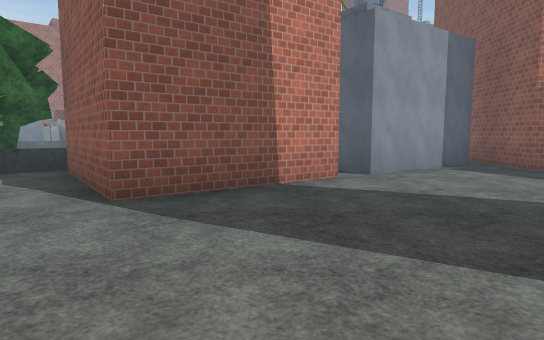
View 1 (above)

24 first-person views from a walk through a Unity game level. The camera is 1.4 m above the floor, tilts 6° down and sees 75° across. The floor is counted in squares, 2 m on a side. Each view is taken from the middle of a square. On the plan, view 1 faces up. The plan holds only what a view shows up to about 11 squares ahead; the rest is blank. The place goes on beyond the plan. Some animated figures are left out. Some surface patterns are stand-ins.

View 2
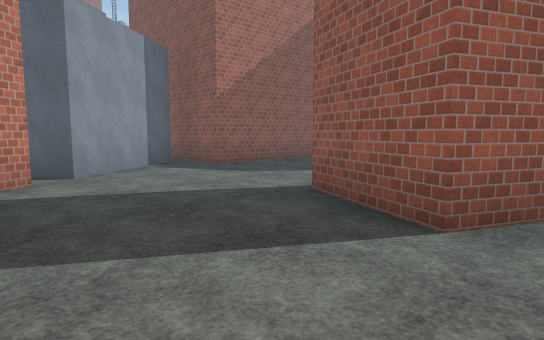

View 3
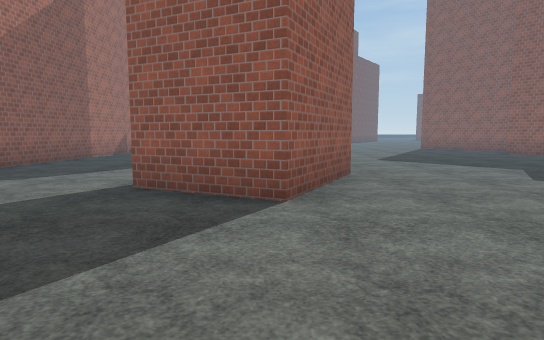

View 4
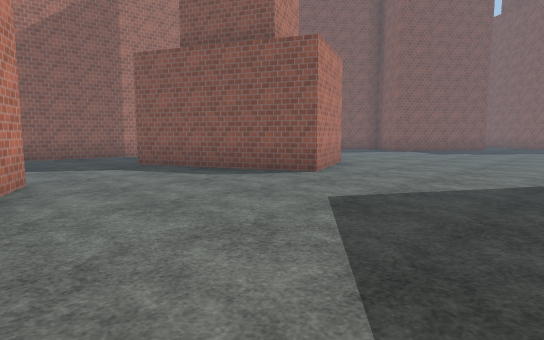

View 5
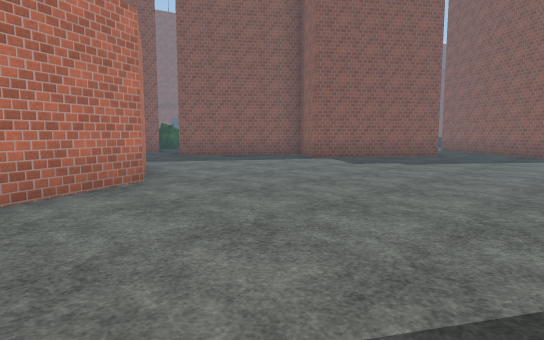

View 6
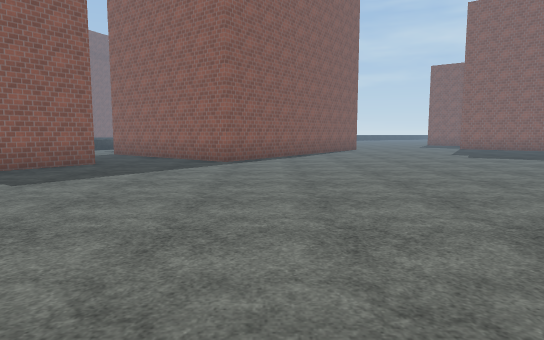

View 7
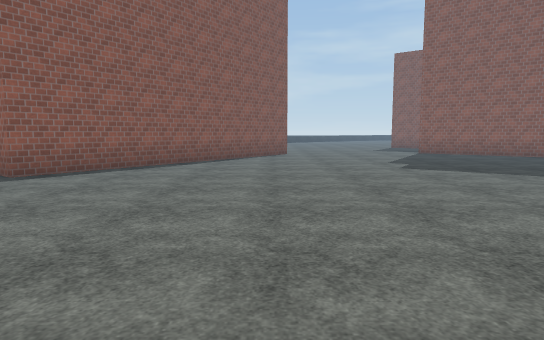

View 8
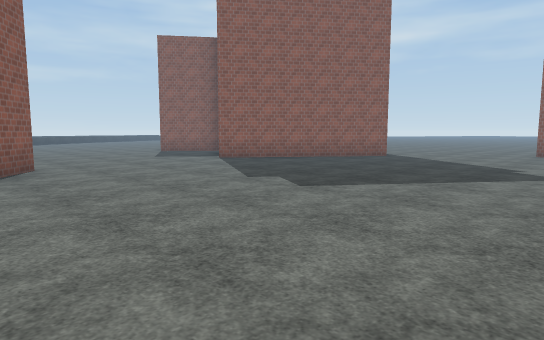

View 9
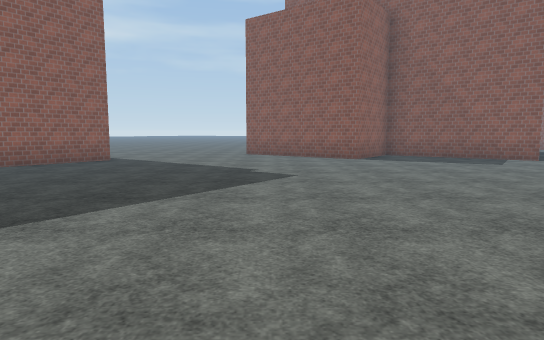

View 10
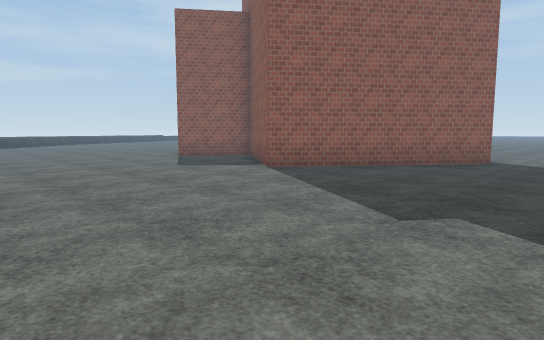

View 11
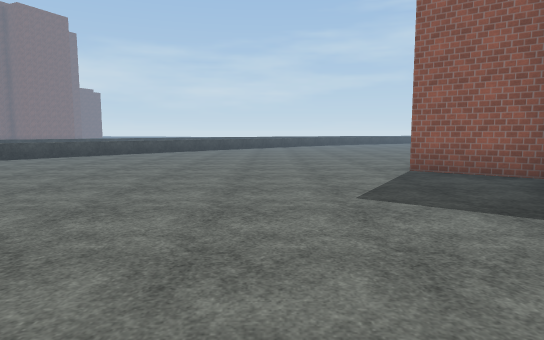

View 12
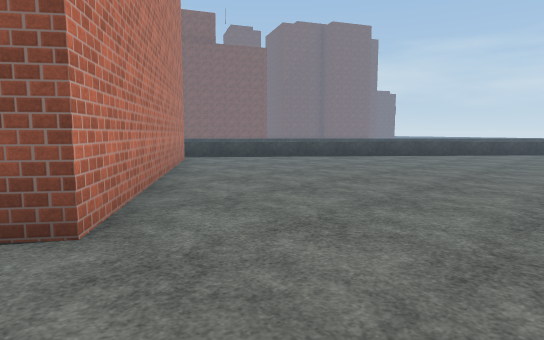

View 13
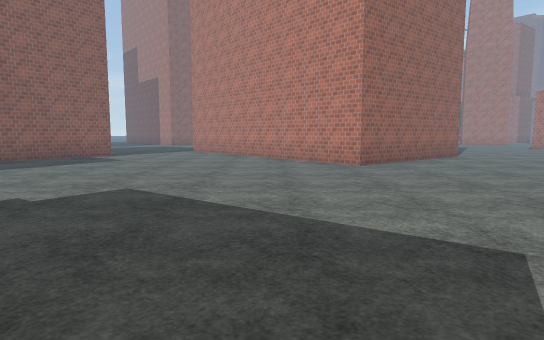

View 14
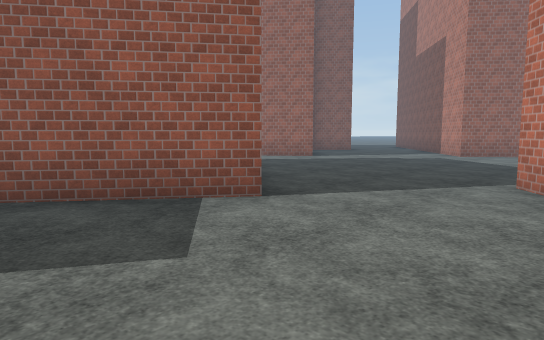

View 15
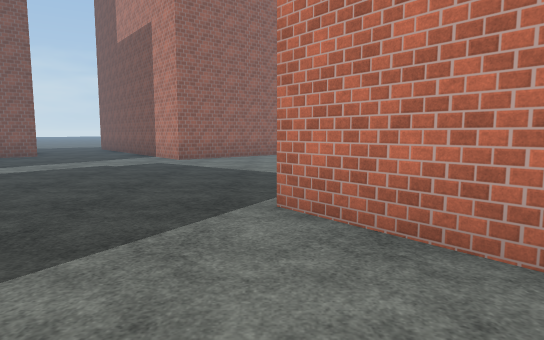

View 16
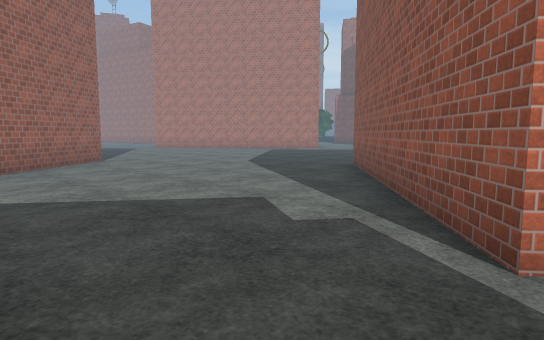

View 17
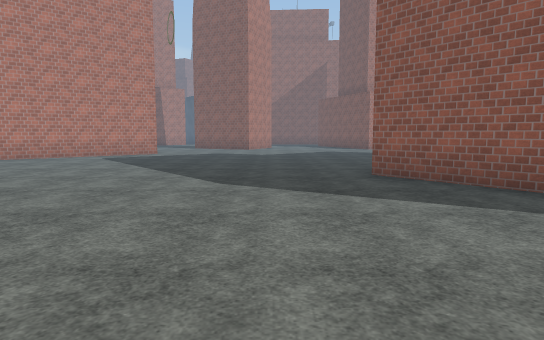

View 18
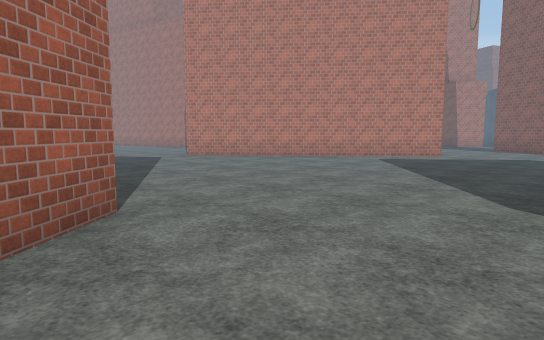

View 19
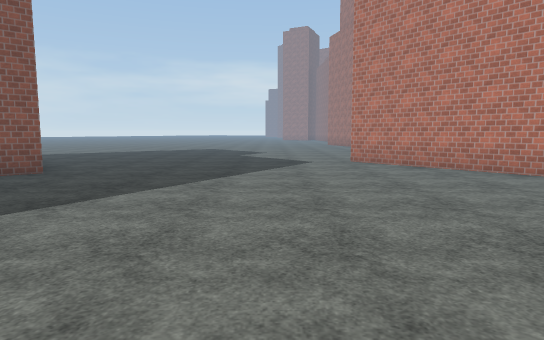

View 20
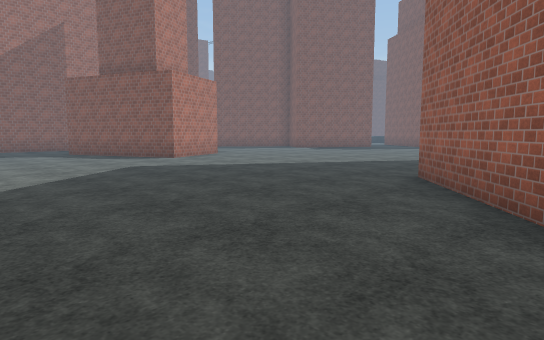

View 21
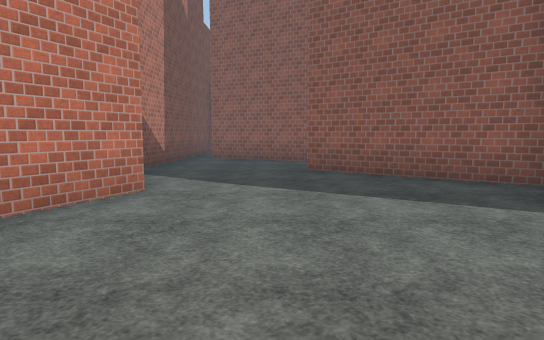

View 22
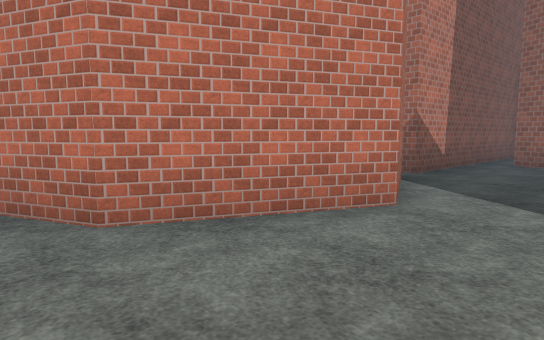

View 23
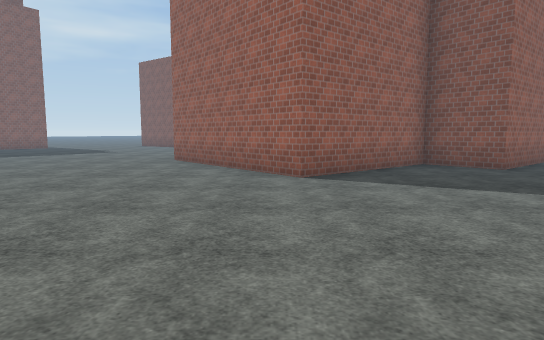

View 24
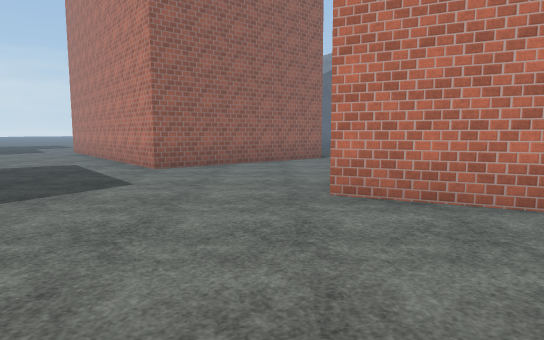

### Floor plan
Points are (right, up) in squares from view 1. A wall is a line through its corners. A room is listed if a view was taken in it or the views show most of it. See-through windows are left out.
Room 1 (views 1, 2, 3)
walls: (-0.8, 0.4) (0.2, -0.9); (2.6, 0.9) (3.5, 2.9); (1.1, 5.5) (-1.6, 3.6) (-3.5, 6.1)
ways out: opening at (2, 1.4) to room 2
Room 2 (views 4, 5, 6, 7, 8, 9, 10, 11, 12, 13, 14, 15, 16, 17, 18, 19, 20, 21, 22, 23, 24)
walls: (8.2, -8.6) (10.6, -6.7) (11.6, -7.9) (14.5, -5.5) (17.5, -9.1) (11.7, -14) (7.6, -9); (21, -0.1) (17.8, 2.1) (18.5, 3.1); (14.3, -15.8) (16.6, -17.5); (18, -17.3) (18.7, -16.4) (20, -17.3); (18.6, 3.6) (15.6, 5.7); (25.1, -16.1) (28.1, -12) (31.2, -14.3) (32.6, -12.5); (12.5, 5.5) (13.5, 3.3) (12.3, 0.9) (10.1, -0.1) (8.4, 3.7); (6, 1.7) (5, -0.3) (2.6, 0.9); (2.8, -12.7) (5.8, -16.4) (4.5, -17.5); (10, 6.1) (4.8, 6.5) (4.9, 8.8); (15.9, 7.6) (13.3, 8.9); (0.2, -0.9) (2.2, -3.3) (-3.5, -8); (32.1, -1.6) (27.7, -7.5) (21.5, -2.9) (22.9, -1); (-1.1, -14) (-0.7, -14.4); (12.8, 11.7) (12.5, 6)
low walls: (37.6, -5.3) (32.4, -1)
ways out: opening at (2, 1.4) to room 1; opening at (22, -1); opening at (35.3, -2.3)

Positions as (right, up) in squares from view 1, and headings:
1: (0, 0), facing up
2: (0, 0), facing up-right
3: (-1, 1), facing right
4: (5, -4), facing up-right
5: (10, -4), facing up-right
6: (13, -4), facing right
7: (16, -7), facing right
8: (20, -6), facing down-right
9: (21, -7), facing down
10: (23, -7), facing down-right
11: (26, -10), facing right
12: (27, -10), facing up-right
13: (25, -11), facing left
14: (17, -13), facing down-left
15: (15, -14), facing left
16: (12, -16), facing up-left
17: (6, -15), facing up
18: (6, -14), facing up-left
19: (5, -10), facing left
20: (5, -9), facing up-right
21: (15, -1), facing up
22: (15, 0), facing up-left
23: (15, 0), facing down
24: (9, -1), facing left
